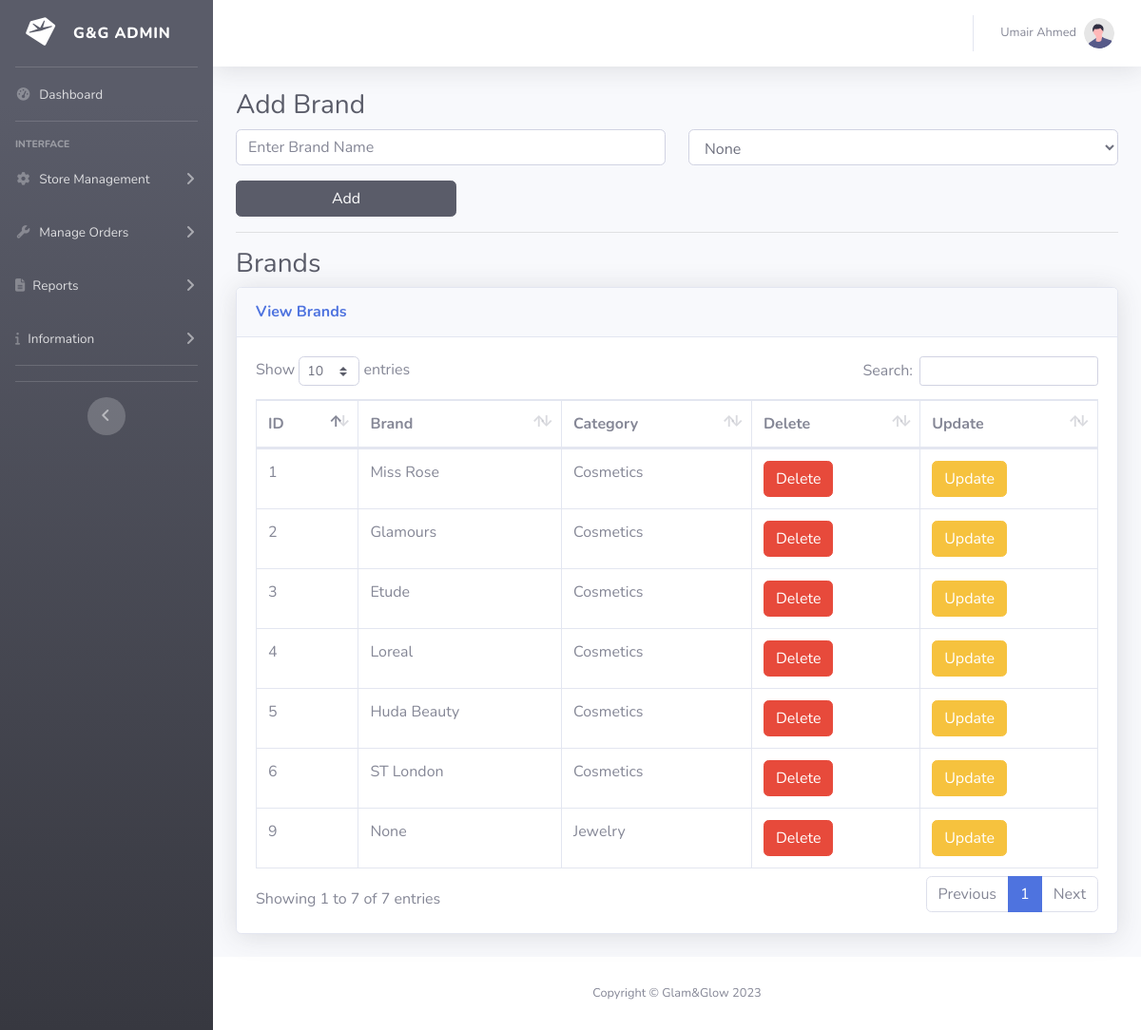
Screenshot of /admin/brands.php (signed in) with the database file from the repository.
### tables this page shows
CREATE TABLE `brands` (
  `brand_id` int(255) NOT NULL,
  `brand_name` varchar(255) NOT NULL,
  `brand_category` int(255) NOT NULL
);

CREATE TABLE `category` (
  `cat_id` int(255) NOT NULL,
  `cat_name` varchar(255) NOT NULL
);

### admin/brands.php (the view, shortened to what this page needs)
<?php
require_once "header.php";
?>
    <div class="container">
            <?php
            if(isset($_GET["uid"])){
            $uid=$_GET["uid"];
            $query="SELECT * FROM brands WHERE brand_id=$uid;";
            $res=mysqli_query($conn,$query);
            $dt=mysqli_fetch_assoc($res);
                echo '<h1 class="h3 mb-2 text-gray-800">Edit Brand</h1>
                <form class="user" method="post" enctype="multipart/form-data">
                        <div class="form-group row">
                        <input type=number hidden="true" name="brandId" value="'.$uid.'">
                            <div class="col-sm-6 mb-3 mb-sm-0">
                                <input type="name" placeholder="Enter Brand Name" value="'.$dt["brand_name"].'" name="updBrandName" class="form-control">
                            </div>
                            <div class="col-sm-6 mb-3 mb-sm-0">
                                <select name="updCat" id="" class="py-2 form-control" placeholder="Select Brand">
                                    <option selected value='.$dt["brand_category"].'>Select Category</option>
                                    ';
                                    $query="SELECT * FROM category";
                                    $res=mysqli_query($conn,$query);
                                    while($row=mysqli_fetch_assoc($res)){
                                    echo '<option value="'.$row["cat_id"].'">'.$row["cat_name"].'</option>';
                                    };
                               echo '
                                </select>
                            </div>
                        </div>
                            <input type="submit" name="updBrand" class="btn btn-warning alert_close" value="Update">
                            <hr>
                </form>';
            } else{
                echo '<h1 class="h3 mb-2 text-gray-800">Add Brand</h1>
                <form class="user" method="post" enctype="multipart/form-data">
                        <div class="form-group row">
                            <div class="col-sm-6 mb-3 mb-sm-0">
                                <input type="name" value="" placeholder="Enter Brand Name" name="brandName" class="form-control">
                            </div>
                            <div class="col-sm-6 mb-3 mb-sm-0">
                                <select name="category" id="" class="py-2 form-control" placeholder="Select Category">
                                    <option selected value="0">None</option>
                                    ';
                               echo '
                                </select>
                            </div>
                        </div>
                            <input type="submit" name="addBrand" class="btn btn-dark w-25 alert_close" value="Add">
                            <hr>
                </form>';
            };
            ?>
        </div>
                <div class="container-fluid">
                    <h1 class="h3 mb-2 text-gray-800">Brands</h1>
                    <div class="card shadow mb-4">
                        <div class="card-header py-3">
                            <h6 class="m-0 font-weight-bold text-primary">View Brands</h6>
                        </div>
                        <div class="card-body">
                            <div class="table-responsive">
                                <table class="table table-bordered" id="dataTable" width="100%" cellspacing="0">
                                <thead>
                                        <tr>
                                            <th>ID</th>
                                            <th>Brand</th>
                                            <th>Category</th>
                                            <th>Delete</th>
                                            <th>Update</th>
                                        </tr>
                                    </thead>
                                    <tbody>
                                        <?php
                                            $query="SELECT * FROM brands b INNER JOIN category c ON b.brand_category=c.cat_id";
                                            $res=mysqli_query($conn,$query);
                                            while($row=mysqli_fetch_assoc($res)){
                                                echo'
                                                <tr>
                                                    <td>'.$row["brand_id"].'</td>
                                                    <td>'.$row["brand_name"].'</td>
                                                    <td>'.$row["cat_name"].'</td>
                                                    <td><a class="btn btn-danger delBtn" href="#" data-id="'.$row["brand_id"].'" data-toggle="modal" data-target="#DelConfirmModal">Delete</a></</td>
                                                    <td><a class="btn btn-warning" href="brands.php?uid='.$row["brand_id"].'">Update</a></td>
                                                </tr>';
                                            };
                                        ?>
                                </table>
                            </div>
                        </div>
                    </div>
                </div>
            </div>
<?php
require_once "footer.php"
?>

### rows the page displays
brands: brand_id "1", brand_name "Miss Rose", brand_category.cat_name "Cosmetics"
brands: brand_id "2", brand_name "Glamours", brand_category.cat_name "Cosmetics"
brands: brand_id "3", brand_name "Etude", brand_category.cat_name "Cosmetics"
brands: brand_id "4", brand_name "Loreal", brand_category.cat_name "Cosmetics"
brands: brand_id "5", brand_name "Huda Beauty", brand_category.cat_name "Cosmetics"
brands: brand_id "6", brand_name "ST London", brand_category.cat_name "Cosmetics"
brands: brand_id "9", brand_name "None", brand_category.cat_name "Jewelry"

### other values shown
$_SESSION["auth_admin"]["admin_name"] "Umair Ahmed"
